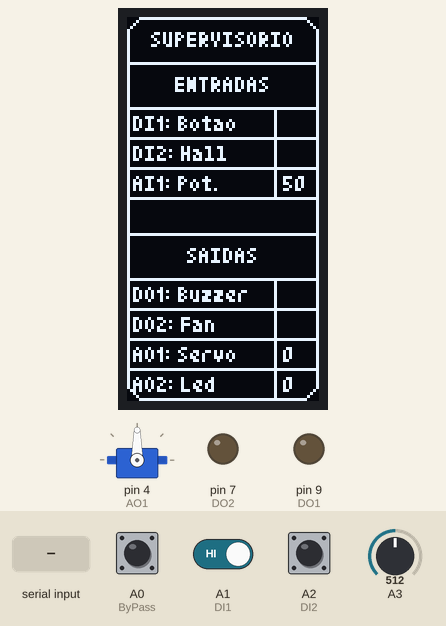
A sketch run on a simulated Arduino Nano, built with avr-gcc and run on an emulated ATmega328P. Parts: servo, 64×128 one-colour display, output pins drawn as LEDs (lit = HIGH). Inputs (shaded band) come from the test bench; at power-on: A3 = 512, A1 (DI1) HIGH, A0 (ByPass) HIGH, A2 (DI2) HIGH. What the sketch prints to the serial monitor is not drawn.

Above: at 1.2 s.
1.3 s: "2\n" received over Serial
At 1.9 s:
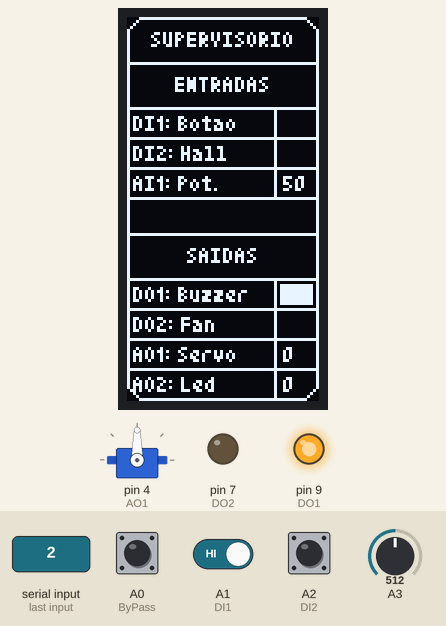
2.8 s: "4\n" received over Serial
At 3.6 s:
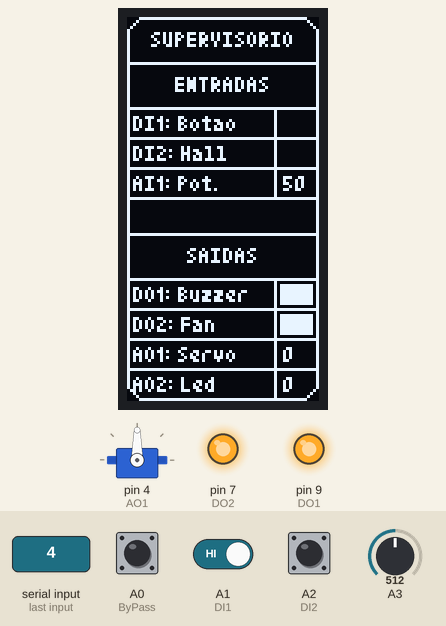
4.3 s: "1\n" received over Serial
At 5.2 s:
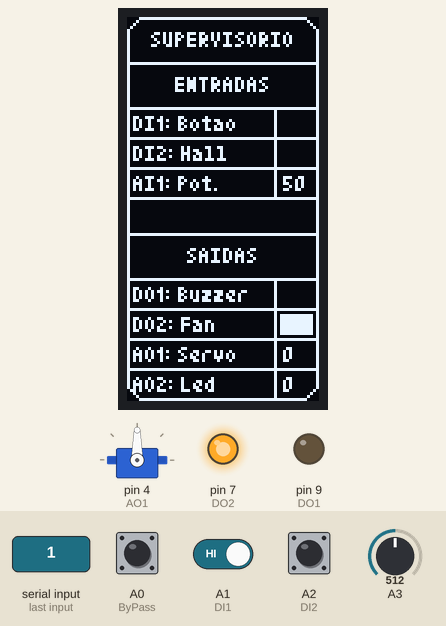
5.8 s: A3 set to 716
7.3 s: A1 (DI1) driven LOW
At 7.8 s:
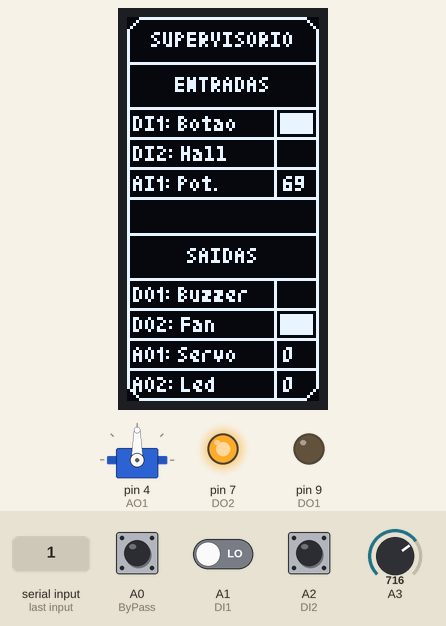
8.8 s: "3\n" received over Serial
At 10.2 s:
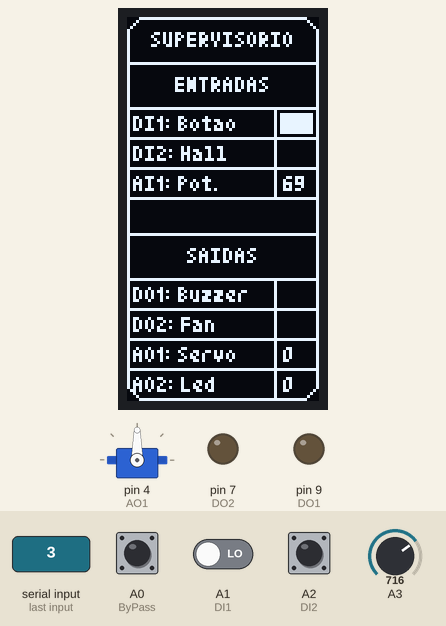
Timing chart, 0 to 11.3 s (numbered marks = the images above; inputs shaded):
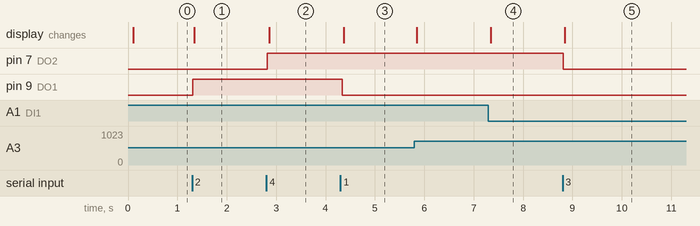

Measured:
- after the input at 1.3 s, pin 9 (DO1): LOW → HIGH at once; the display: changes after 0.05 s (image 1)
- after the input at 2.8 s, pin 7 (DO2): LOW → HIGH at once; the display: changes after 0.06 s (image 2)
- after the input at 4.3 s, pin 9 (DO1): HIGH → LOW at once; the display: changes after 0.07 s (image 3)
- after the input at 7.3 s, the display: changes after 0.05 s (image 4)
- after the input at 8.8 s, pin 7 (DO2): HIGH → LOW at once; the display: changes after 0.05 s (image 5)

The sketch:

CodArduinoFinalizado.ino
```cpp
#include <Wire.h>
#include <Adafruit_GFX.h>
#include <Adafruit_SSD1306.h>
#include <Servo.h>
#include <Fonts/TomThumb.h>
#include <Fonts/FreeMono9pt7b.h>

#define SCREEN_WIDTH 128  // OLED display width, in pixels
#define SCREEN_HEIGHT 64  // OLED display height, in pixels
#define OLED_RESET A7     //8 // Reset pin # (or -1 if sharing Arduino reset pin)
#define ONE_WIRE_BUS 4    // Defina o pino digital ao qual o sensor está conectado
#define AO2 3             // Saída do LED digital


Servo AO1;
Adafruit_SSD1306 display(SCREEN_WIDTH, SCREEN_HEIGHT, &Wire, OLED_RESET);

//Declaração de pinos

#define DI1 A1     //2
#define DI2 A2     //3
#define ByPass A0  //4
#define DO1 9      //saida do buzzer
#define DO2 7      //saida de led digital


//Variáveis globais
float valor = 0;
float tensao = 0;
float tensao_grafico = 0;
int porcentagem = 0;
int outServo = 90;
int lastState_ByP = 0;
int outState_DO1 = 0;
int outState_DO2 = 0;
int outState_AO1 = 0;
int outState_AO2 = 0;

void controlServo(int angle) {
  angle = constrain(angle, 0, 180);  // Limita o ângulo entre 0 e 180
  AO1.write(angle);                  // Move o servo para a posição desejada
}

void setup() {
  Serial.begin(9600);

  AO1.attach(4);
  display.begin(SSD1306_SWITCHCAPVCC, 0x3C);  // inicia a comunicação com o display OLED
  display.clearDisplay();                     //Limpa o display
  //Definição de Pinagem
  pinMode(DI1, INPUT);
  pinMode(DI2, INPUT);
  pinMode(ByPass, INPUT);
  pinMode(DO1, OUTPUT);
  pinMode(DO2, OUTPUT);

  digitalWrite(DO1, LOW);
  digitalWrite(DO2, LOW);
}

void loop() {

  int brilhoLed;
  int servoAngle;
  int buttonState_DI1 = digitalRead(DI1);
  int buttonState_DI2 = digitalRead(DI2);
  int buttonState_ByP = digitalRead(ByPass);

  if (Serial.available() > 0) {
    int comando = Serial.parseInt();

    if (buttonState_ByP == LOW) {  // Executa quando o botão By-Pass foi pressionado
      while (digitalRead(ByPass) == LOW) {
      }
      lastState_ByP = !lastState_ByP;

      Serial.println("Botão By-Pass foi pressionado.");
    } else {
      // Verifica qual comando foi recebido e aciona o botão correspondente
      switch (comando) {
        case 1:
          outState_DO1 = LOW;
          Serial.println("Buzzer Desligado");
          break;

        case 2:
          outState_DO1 = HIGH;
          Serial.println("Buzzer Ligado");
          break;

        case 3:
          outState_DO2 = LOW;
          Serial.println("Led desligado");
          break;

        case 4:
          outState_DO2 = HIGH;
          Serial.println("Led ligado");
          break;

        // Para mostrar o valor do potenciômetro na tela 1 vez
        case 5:
          Serial.println(tensao);
          break;

        // Para mostrar o valor do potenciômetro na tela 5 vez
        case 6:
          for (int i = 0; i < 5; i++) {
            valor = analogRead(A3);         // Leitura do potenciômetro em A0
            tensao = valor * (5.0 / 1023);  // Cálculo para valor de tensão
            Serial.print("Valor do potenciometro: ");
            Serial.println(tensao);
            delay(1000);  // Aguarda 1 segundo entre as leituras
          }
          break;


        case 7:

          brilhoLed = Serial.parseInt();                    // Lê o valor do brilho do LED
          brilhoLed = constrain(brilhoLed, 0, 100);         // Limita o valor do brilho entre 0 e 100
          porcentagem = brilhoLed;                          // Atualiza a variável porcentagem
          outState_AO2 = map(porcentagem, 0, 100, 0, 255);  // Calcula o valor correspondente de brilho
          analogWrite(AO2, outState_AO2);                   // Define o brilho do LED
          Serial.print("Brilho do LED ajustado para: ");
          Serial.println(porcentagem);
          break;

        case 8:
          int servoAngle;
          servoAngle = Serial.parseInt();  // Lê o valor digitado pelo usuário

          controlServo(servoAngle);  // Chama a função para mover o servo para o ângulo desejado
          Serial.print("Servo movido para o ângulo: ");
          Serial.println(servoAngle);
          break;

        default:
          Serial.println("Comando inválido.");
          break;
      }
    }
  }

  if (buttonState_ByP == LOW) {  //executa quando o botao bypass foi pressionado
    while (digitalRead(ByPass) == LOW) {}
    lastState_ByP = !lastState_ByP;
  }

  if (lastState_ByP == HIGH) {
    outState_DO1 = !buttonState_DI1;
    outState_DO2 = !buttonState_DI2;
    outState_AO1 = outServo;
    outState_AO2 = porcentagem;
    AO1.write(outServo);
  }

  digitalWrite(DO1, outState_DO1);
  digitalWrite(DO2, outState_DO2);


  main_screen(buttonState_DI1, buttonState_DI2, buttonState_ByP, porcentagem);


  valor = analogRead(A3);         //leitura do potenciômetro em A0
  tensao = valor * (5.0 / 1023);  //cálculo para valor de tensão

  //tensao_grafico=map(valor,0,1023,10,128); //dimensiona o valor analógico para um pixel imprimível no limite da tela
  tensao_grafico = map(valor, 0, 1023, 1, 128);  //dimensiona o valor analógico para um pixel imprimível no limite da tela
  outServo = map(valor, 0, 1023, 180, 0);

  porcentagem = map(valor, 0, 1023, 0, 1000);  //dimensiona o valor analógico para um pixel imprimível no limite da tela
  porcentagem = (porcentagem / 10.0);
}
// fim do Loop

//===========================================================================

void main_screen(int buttonState_DI1, int buttonState_DI2, int buttonState_ByP, int porcentagem) {


  display.clearDisplay();  //Limpa o display

  display.setRotation(1);  //pode ser valor 1 ou 3
  display.drawRoundRect(0, 0, SCREEN_HEIGHT, SCREEN_WIDTH, 6, SSD1306_WHITE);

  display.drawLine(0, 15, SCREEN_WIDTH, 15, SSD1306_WHITE);
  display.drawLine(0, 30, SCREEN_WIDTH, 30, SSD1306_WHITE);
  display.drawLine(0, 40, SCREEN_WIDTH, 40, SSD1306_WHITE);
  display.drawLine(0, 50, SCREEN_WIDTH, 50, SSD1306_WHITE);
  display.drawLine(0, 60, SCREEN_WIDTH, 60, SSD1306_WHITE);
  display.drawLine(0, 72, SCREEN_WIDTH, 72, SSD1306_WHITE);
  display.drawLine(0, 87, SCREEN_WIDTH, 87, SSD1306_WHITE);
  display.drawLine(0, 97, SCREEN_WIDTH, 97, SSD1306_WHITE);
  display.drawLine(0, 107, SCREEN_WIDTH, 107, SSD1306_WHITE);
  display.drawLine(0, 117, SCREEN_WIDTH, 117, SSD1306_WHITE);

  display.drawLine(display.width() - 15, 30, display.width() - 15, 60, SSD1306_WHITE);
  display.drawLine(display.width() - 15, 87, display.width() - 15, 128, SSD1306_WHITE);

  display.setTextSize(1);               // Normal 1:1 pixel scale
  display.setTextColor(SSD1306_WHITE);  // Draw white text


  display.setTextSize(1);               // Normal 1:1 pixel scale
  display.setTextColor(SSD1306_WHITE);  // Draw white text
  display.setFont(&TomThumb);
  display.setCursor(8, 10);  // Start at top-left corner
  display.println(F("SUPERVISORIO"));
  display.setCursor(16, 25);  // Start at top-left corner
  display.println(F("ENTRADAS"));
  display.setCursor(2, 38);  // Start at top-left corner
  display.println(F("DI1: Botao"));
  display.setCursor(2, 48);  // Start at top-left corner
  display.println(F("DI2: Hall"));
  display.setCursor(2, 58);  // Start at top-left corner
  display.println(F("AI1: Pot."));

  display.setCursor(52, 58);
  display.print(porcentagem);

  display.setCursor(20, 82);  // Start at top-left corner
  display.println(F("SAIDAS"));
  display.setCursor(2, 95);  // Start at top-left corner
  display.println(F("DO1: Buzzer"));
  display.setCursor(2, 105);  // Start at top-left corner
  display.println(F("DO2: Fan"));
  display.setCursor(2, 115);  // Start at top-left corner
  display.println(F("AO1: Servo"));
  display.setCursor(2, 125);  // Start at top-left corner
  display.println(F("AO2: Led"));

  display.setCursor(52, 115);
  display.print(outState_AO1);
  display.setCursor(52, 125);
  display.print(outState_AO2);

  if (buttonState_DI1 == LOW) {
    display.fillRect(51, 32, 11, 7, SSD1306_WHITE);
  }
  if (buttonState_DI2 == LOW) {
    display.fillRect(51, 42, 11, 7, SSD1306_WHITE);
  }
  if (lastState_ByP == HIGH) {
    display.fillRoundRect(2, 62, 60, 9, 3, SSD1306_WHITE);
    //display.fillRect(2, 62, 60, 9, SSD1306_WHITE);
    display.setTextColor(SSD1306_INVERSE);
    display.setCursor(20, 69);
    display.println(F("BY-PASS"));
  }
  if (outState_DO1 == HIGH) {
    display.fillRect(51, 89, 11, 7, SSD1306_WHITE);
  }
  if (outState_DO2 == HIGH) {
    display.fillRect(51, 99, 11, 7, SSD1306_WHITE);
  }

  display.display();
}
```
